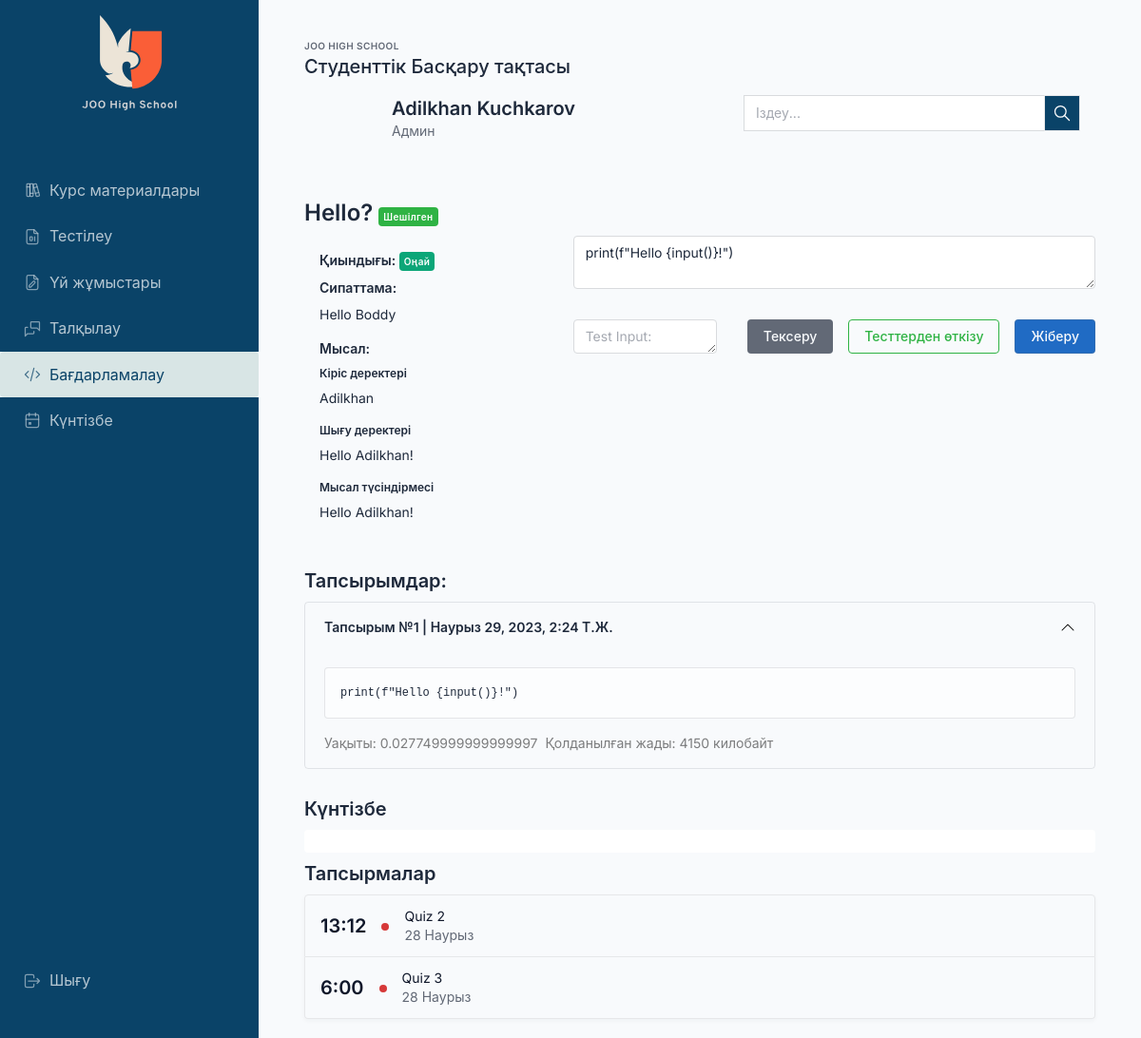
The page /problems/hello/ (signed in) on the database its author committed.
### users/models.py (models this page shows, shortened)
class User(AbstractUser):
    username = None
    email = models.EmailField(unique=True, verbose_name=_("Email Address"))
    first_name = models.CharField(_("first name"), max_length=150, blank=False)
    last_name = models.CharField(_("last name"), max_length=150, blank=False)
    USERNAME_FIELD = 'email'
    REQUIRED_FIELDS = []
    objects = UserManager()

class Profile(models.Model):
    user = models.OneToOneField(get_user_model(), on_delete=models.CASCADE, related_name="profile")
    picture = models.ImageField(upload_to="uploads/", default="default/default-picture.jpg")

### problems/models.py (models this page shows, shortened)
class Time(models.Model):
    created_at = models.DateTimeField(auto_now_add=True)
    updated_at = models.DateTimeField(auto_now=True)
    class Meta:
        abstract = True

class Problem(Time):
    class Difficulty(models.IntegerChoices):
        EASY = 1, _("Оңай")
        MEDIUM = 2, _("Орташа")
        HARD = 3, _("Қиын")
    title = models.CharField(max_length=128)
    slug = models.SlugField(unique=True)
    description = models.TextField(max_length=1000, null=True)
    ex_input = models.TextField(max_length=1000, null=True)
    ex_output = models.TextField(max_length=1000, null=True)
    ex_description = models.TextField(max_length=1000, null=True)
    difficulty = models.IntegerField(max_length=128, choices=Difficulty.choices, default=Difficulty.EASY)
    base_code = models.TextField(null=True, blank=True)
    points = models.PositiveSmallIntegerField(default=1)
    testcases_count = models.PositiveSmallIntegerField(default=0)
    time_limit = models.FloatField(default=3, help_text="Time limit in seconds")
    class Meta:
        verbose_name = _("Бағдаламалау Мәселесі")
        verbose_name_plural = _("Бағдарламалау Мәселелері")

class Submission(Time):
    user = models.ForeignKey(get_user_model(), on_delete=models.CASCADE)
    problem = models.ForeignKey(Problem, on_delete=models.CASCADE)
    source_code = models.TextField()
    avg_time = models.CharField(max_length=20, blank=True, null=True)
    avg_memory = models.IntegerField(blank=True, null=True)
    is_accepted = models.BooleanField(default=False)
    success_testcases = models.PositiveSmallIntegerField(default=0)

### calendarapp/models/event.py (models this page shows, shortened)
class Event(EventAbstract):
    title = models.CharField(max_length=200, unique=True)
    description = models.TextField(null=True, blank=True)
    start_time = models.DateTimeField()
    end_time = models.DateTimeField(null=True, blank=True)
    url = models.CharField(max_length=256, blank=True, null=True)
    objects = EventManager()

### problems/views.py (the view)
# urls.py: path('<slug:slug>/', views.problem_detail, name="problem-detail"),
def problem_detail(request, slug):
    problem = Problem.objects.get(slug=slug)
    return render(request, "problems/problem-detail.html", {'problem': problem,
                                                            'is_accepted': problem.submission_set.filter(
                                                                user=request.user, is_accepted=True).exists()})

### calendarapp/models/event.py (called while the page is built)
    def get_all_events(self):
        events = Event.objects.filter(is_active=True, is_deleted=False)
        return events

    def get_running_events(self):
        running_events = Event.objects.filter(
            is_active=True,
            is_deleted=False,
            end_time__gte=datetime.now().date(),
        ).order_by("start_time")
        return running_events

### diploma_backend/context_processors.py (called while the page is built, shortened)
def all_events(request):
    events = Event.objects.get_all_events()
    running_events = Event.objects.get_running_events()
    event_list = []
    for event in events:
        if not event.start_time:
            event_list.append({
                "title": event.title,
                "end": event.end_time.strftime("%Y-%m-%dT%H:%M:%S"),
                "url": event.url,
            })
        elif event.url:
            event_list.append({
                "title": event.title,
                "start": event.start_time.strftime("%Y-%m-%dT%H:%M:%S"),
                "end": event.end_time.strftime("%Y-%m-%dT%H:%M:%S"),
                "url": event.url,
            })
    return {"all_events": event_list, "events_obj": events, 'running_events': running_events}

### quiz_apps/quiz/templatetags/quiz_tags.py (called while the page is built)
@register.filter
def problem_is_accepted(problem, user):
    return Submission.objects.filter(problem=problem, user=user, is_accepted=True).exists()

@register.filter(name='has_group')
def has_group(user, group_name):
    return user.groups.filter(name=group_name).exists()

### templates/problems/problem-detail.html (shortened to what this page needs)
{% extends 'base/content.html' %}
{% load quiz_tags %}
{% block extracss %}
    <link rel="stylesheet" href="https://cdnjs.cloudflare.com/ajax/libs/codemirror/6.65.7/codemirror.min.css"
/>
    <link rel="stylesheet" href="https://cdnjs.cloudflare.com/ajax/libs/codemirror/6.65.7/theme/dracula.min.css"
/>
{% endblock %}
{% block body %}
    <h1><a href="{% url 'problems:problem-detail' problem.slug %}">
        {{ problem.title }}</a> {% if problem|problem_is_accepted:request.user %}
        <span class="badge bg-green">Шешілген</span>{% endif %}</h1>
    <div class="row">
    <div class="col col-md-4" id="desc_collapse">
        <div class="card-body">
            <h4>Қиындығы: {% if problem.difficulty == 1 %}
                <span class="badge bg-teal">{{ problem.get_difficulty_display }}</span>
            {% elif problem.difficulty == 2 %}
                <span class="badge bg-yellow">{{ problem.get_difficulty_display }}</span>
            {% elif problem.difficulty == 3 %}
                <span class="badge bg-danger">{{ problem.get_difficulty_display }}</span>
            {% endif %} </h4>
            <h4>Сипаттама:</h4>
            <p>{{ problem.description|safe }}</p>
            <h4>Мысал:</h4>
            <h5>Кіріс деректері</h5>
            <p>{{ problem.ex_input }}</p>
            <h5>Шығу деректері</h5>
            <p>{{ problem.ex_output }}</p>
            <h5>Мысал түсіндірмесі</h5>
            <p>{{ problem.ex_description }}</p>
        </div>
    </div>
    <div class="col col-md-8">
        <form id="form_code" action="{% url 'problems:submit' problem.slug %}" method="post" class="form-row">
            {% if code %}
                <textarea class="form-control" name="code" id="id_code" required>{{ code }}</textarea>
            {% elif problem.submission_set.exists %}
                <textarea class="form-control" name="code" id="id_code"
                          required>{{ problem.submission_set.last.source_code }}</textarea>
            {% elif problem.base_code %}
                <textarea class="form-control" name="code" id="id_code" required>{{ problem.base_code }}</textarea>
            {% else %}
                <textarea class="form-control" name="code" id="id_code" required></textarea>
            {% endif %}
            <div class="row">
                <div class="col mt-4">
                            <textarea class="form-control" name="test" id="id_test" rows="1"
                                      placeholder="Test Input:">{% if input %}{{ input }}{% endif %}</textarea>
                </div>
                <div class="col col-auto">
                    <button type="submit" class="btn btn-primary mt-4 float-end ms-3">Жіберу</button>
                    <button type="submit" class="btn btn-outline-success mt-4 float-end ms-3" id="run-tests-btn"
                            data-action="{% url 'problems:run_tests' problem.slug %}">Тесттерден өткізу
                    </button>
                    <button type="submit" class="btn btn-secondary mt-4 float-end ms-3" id="run-test-btn"
                            data-action="{% url 'problems:test' problem.slug %}">Тексеру
                    </button>
                </div>
            </div>
        </form>
    </div>
    <div class="mt-4">
        {% if problem.submission_set.exists %}
            <h2>Тапсырымдар:</h2>
            <div class="accordion" id="accordionExample">
            {% for sub in problem.submission_set.all %}
                <div class="accordion-item">
                    <h2 class="accordion-header" id="headingOne">
                        <button class="accordion-button" type="button" data-bs-toggle="collapse"
                                data-bs-target="#collapse{{ forloop.counter }}" aria-expanded="true"
                                aria-controls="collapse{{ forloop.counter }}">
                            Тапсырым №{{ forloop.counter }} | {{ sub.created_at }}
                        </button>
                    </h2>
                    <div id="collapse{{ forloop.counter }}"
                         class="accordion-collapse collapse {% if forloop.first %}show{% endif %}"
                         aria-labelledby="heading{{ forloop.counter }}"
                         data-bs-parent="#accordionExample">
                        <div class="accordion-body">
                            <pre><code>{{ sub.source_code }}</code></pre>
                            <div class="d-flex gap-2">
                                <span class="text-black-50">Уақыты: {{ sub.avg_time }}</span>
                                <span class="text-black-50">Қолданылған жады: {{ sub.avg_memory }} килобайт</span>
                            </div>
                        </div>
                    </div>
                </div>
            {% endfor %}
        {% endif %}
        </div>
    </div>
{% endblock %}

### templates/base/content.html (shortened to what this page needs)
{% extends 'base/base.html' %}
{% load static %}
{% load humanize %}
{% load quiz_tags %}
{% block content %}
    <div class="wrapper">
        <aside class="navbar navbar-vertical navbar-expand-lg navbar-dark">
            <div class="container-fluid">
                <h1 class="navbar-brand navbar-brand-autodark">
                    <a href="/">
                        <img src="{% static 'images/logo-light.svg' %}" width="110" height="110" alt="Tabler"
                             class="navbar-brand-image">
                    </a>
                </h1>
                {% include 'base/sidebar.html' %}
            </div>
        </aside>
        <div class="page-wrapper">
            <div class="page-body">
                <div class="container-fluid">
                    <div class="row">
                        <div class="col px-4">
                            <div class="page-header d-print-none">
                                <div class="row align-items-center">
                                    <div class="col">
                                        <div class="page-pretitle">
                                            Joo high school
                                        </div>
                                        <h2 class="page-title">
                                            Студенттік Басқару тақтасы
                                        </h2>
                                    </div>
                                </div>
                            </div>
                            <div class="col">
                                <div class="">
                                    <div class="card-body">
                                        <div class="row g-3 align-items-start">
                                            <div class="col-auto">
                                                <span class="avatar avatar-md avatar-rounded bg-cyan"
                                                      style="background: url('{{ user.profile.picture.url }}') no-repeat center; background-size: cover;"></span>
                                            </div>
                                            <div class="col">
                                                <h2 class="m-0">
                                                    <a href="{% url 'users:profile' user.profile.id %}">{{ user.first_name }} {{ user.last_name }}</a>
                                                </h2>
                                                <div class="text-muted">
                                                    {% if request.user|has_group:"Moderators" %}
                                                    {% elif request.user|has_group:"Students" %}
                                                        Оқушы
                                                    {% elif request.user|has_group:"Teachers" %}
                                                        Мұғалім
                                                    {% else %}
                                                        Админ
                                                    {% endif %}
                                                </div>
                                            </div>
                                            <div class="col">
                                                <div class="input-group mb-2 search-bar">
                                                    <input type="text" class="form-control" placeholder="Іздеу...">
                                                    <a class="btn p-2">
                                                    </a>
                                                </div>
                                            </div>
                                        </div>
                                    </div>
                                </div>
                            </div>
                            <div class="col mt-4">
                                {% block body %}
                                {% endblock %}
                            </div>
                        </div>
                        <div class="col-auto right-sidebar d-none d-md-block">
                            <h2>Күнтізбе</h2>
                            <div class="d-flex align-items-center justify-content-end">
                                <div class="w-100 vanilla-calendar" id="calendar-kz-lang">
                                </div>
                            </div>
                            <h2 class="mt-2">Тапсырмалар</h2>
                            <div class="card tasks">
                                {% for event in running_events %}
                                    <div class="list-group-item">
                                        <div class="row align-items-center">
                                            <div class="col-auto">
                                                <h2 class="text-reset mb-0">{{ event.end_time|date:"G:i" }}</h2>
                                            </div>
                                            <div class="col-auto"><span class="badge bg-red"></span></div>
                                            <div class="col text-truncate">
                                                <a href="{% if event.url %}{{ event.url }}{% else %}#{% endif %}"
                                                   class="text-reset d-block">{{ event.title }}</a>
                                                <div class="d-block text-muted text-truncate mt-n1">{{ event.end_time|date:"d F" }}</div>
                                            </div>
                                        </div>
                                    </div>
                                {% endfor %}
                            </div>
                        </div>
                    </div>
                </div>
            </div>
        </div>
    </div>
{% endblock %}

### static/calender/main.css (style rules this page uses)
:root { --fc-daygrid-event-dot-width: 8px; }
:root { --fc-list-event-dot-width: 10px; --fc-list-event-hover-bg-color: #f5f5f5; }

### static/css/core.css (style rules this page uses)
.navbar-brand-image { height: auto; }
.navbar-dark { --navbar-bg-color: #0a4368; background: var(--navbar-bg-color); }
@media (min-width: 992px) { .navbar-vertical.navbar-expand-lg { width: 17rem; } }
@media (min-width: 992px) { .navbar-expand-lg.navbar-vertical ~ .navbar, .navbar-expand-lg.navbar-vertical ~ .page-wrapper { margin-left: 17rem; } }
.right-sidebar { margin-top: 1.75rem; }
.card.tasks { border: 0; }
.tasks { background-color: transparent; }
.search-bar > input, .search-bar > a { border-radius: 0; }
.search-bar > a { background-color: #0a4368; }

### rows shown on the page
User: first_name "Adilkhan", last_name "Kuchkarov"
Problem: title "Hello?", difficulty "Оңай", description "Hello Boddy", ex_input "Adilkhan", ex_output "Hello Adilkhan!", ex_description "Hello Adilkhan!", code "print(f\"Hello {input()}!\")"
Submission: created_at "Наурыз 29, 2023, 2:24 Т.Ж.", source_code "print(f\"Hello {input()}!\")", avg_time "0.027749999999999997", avg_memory "4150"
Event: end_time "13:12", title "Quiz 2", end_time "28 Наурыз"
Event: end_time "6:00", title "Quiz 3", end_time "28 Наурыз"
